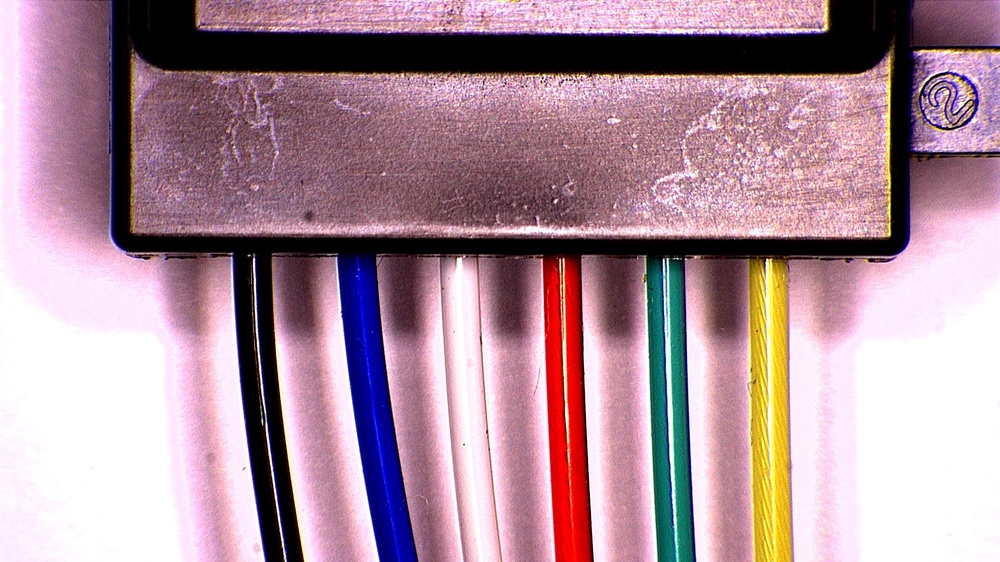
#> input picture datasets/1.jpg, 1000 x 562 px, shrunk from 1920 x 1080 before the run, given in place of the camera
$ python detect-color-01.py
#> lines starting #> are read from the running program, lines starting #| are printed output that depends on the picture; after the words box and inside, x2 and y2 are one past the last pixel; in counts of white or black regions, pixels touching at a corner belong together
import cv2 as cv
import numpy as np

area = 500
result = 'init'
result_color = (0,0,0)
x_r = 0
x_y = 0

lower_y = np.array([15,120,20])
upper_y = np.array([35,255,255])

lower_r = np.array([0,120,20])
upper_r = np.array([10,255,255])

lower_g = np.array([50,20,20])
upper_g = np.array([70,255,255])

video = cv.VideoCapture(0)

while True:
    success,img = video.read()
#> img is the input picture: shape (562, 1000, 3); mean B, G, R 155.4, 142.7, 173.8
    image = cv.cvtColor(img,cv.COLOR_BGR2HSV)
#> image: shape (562, 1000, 3); mean H, S, V 118.7, 77.9, 179.2

    mask_y = cv.inRange(image,lower_y,upper_y)
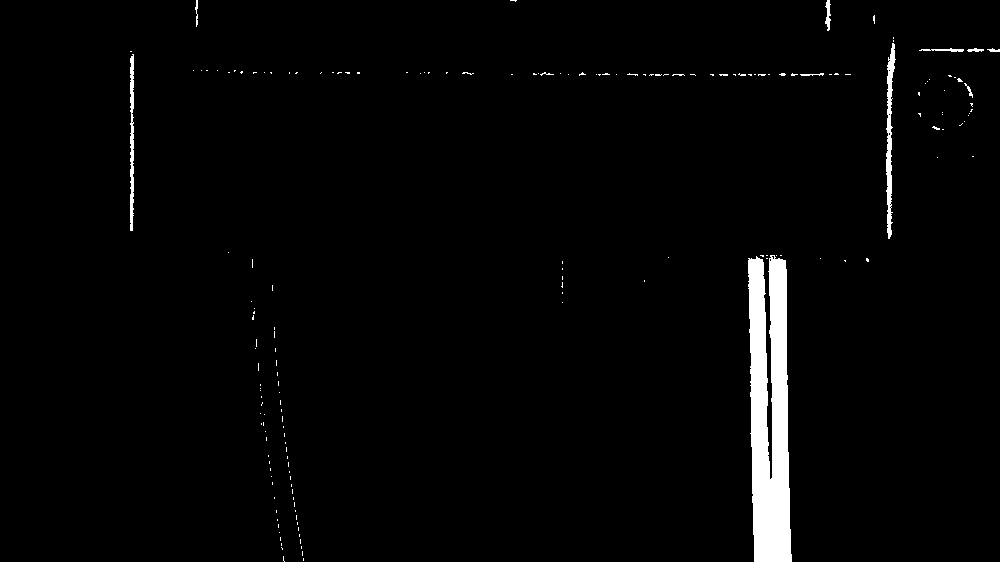
#> mask_y: shape (562, 1000); 2.3% white; 172 white regions (161 under 20 px), largest, box (x1, y1, x2, y2) and area: (748, 255, 792, 562) 10414, (886, 43, 896, 239) 903, (130, 54, 134, 231) 576
    mask_r = cv.inRange(image,lower_r,upper_r)
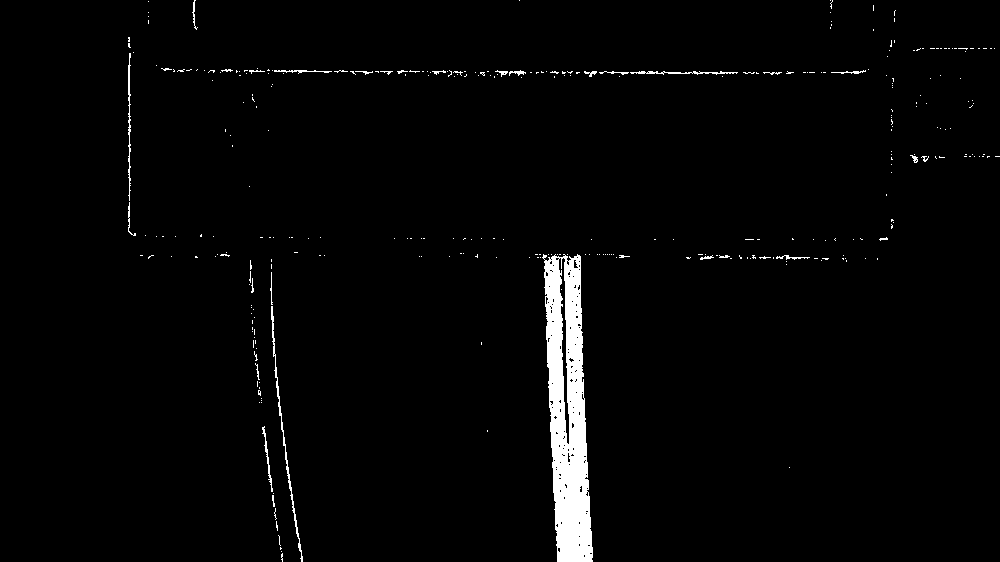
#> mask_r: shape (562, 1000); 2.3% white; 329 white regions (300 under 20 px), largest, box (x1, y1, x2, y2) and area: (542, 254, 593, 562) 9929, (271, 306, 303, 562) 492, (128, 53, 131, 201) 241
    mask_g = cv.inRange(image,lower_g,upper_g)
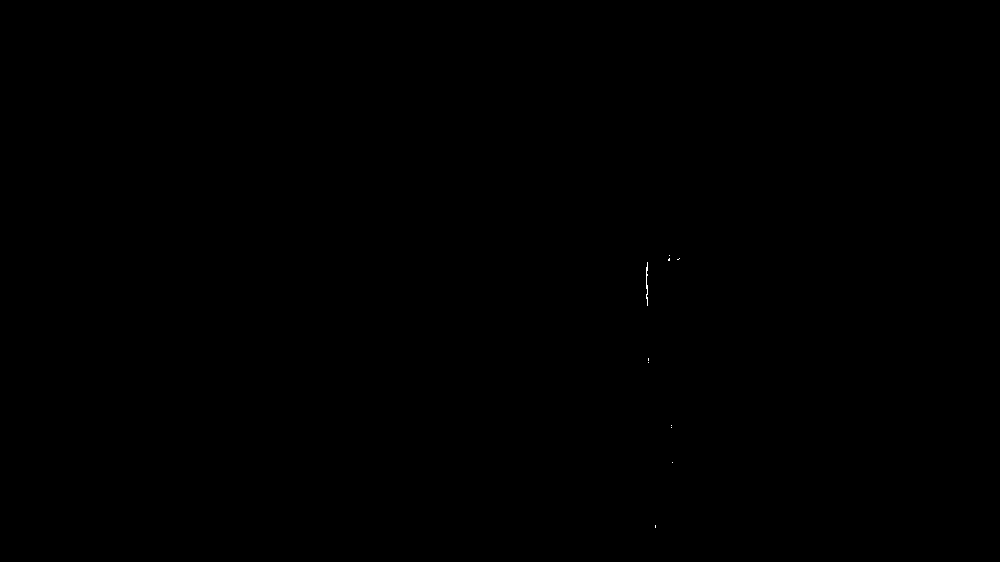
#> mask_g: shape (562, 1000); 0.01% white in thin lines or dots, all inside (x1, y1, x2, y2) = (646, 255, 680, 528)

    contours_y,_ = cv.findContours(mask_y,cv.RETR_EXTERNAL,cv.CHAIN_APPROX_SIMPLE)
#> contours_y = 172 contours, 166 with area under 20; largest, box (x1, y1, x2, y2) and area: (748, 255, 792, 562) 9859, (886, 43, 896, 239) 708, (130, 54, 134, 231) 398, (825, 0, 831, 31) 76, (919, 48, 964, 52) 52, (967, 48, 984, 52) 28
    contours_r,_ = cv.findContours(mask_r,cv.RETR_EXTERNAL,cv.CHAIN_APPROX_SIMPLE)
#> contours_r = 328 contours, 314 with area under 20; largest, box (x1, y1, x2, y2) and area: (542, 254, 593, 562) 10481, (271, 306, 303, 562) 234, (128, 53, 131, 201) 92, (630, 71, 738, 75) 90, (262, 426, 273, 492) 62
    contours_g,_ = cv.findContours(mask_g,cv.RETR_EXTERNAL,cv.CHAIN_APPROX_SIMPLE)
#> contours_g = 10 contours, all with area under 20

    if len(contours_y) != 0 :
       for contour_y in contours_y:
           if cv.contourArea(contour_y) > area:
               x_y,y_y,w_y,h_y = cv.boundingRect(contour_y)
               cv.putText(img,'Y',(x_y,x_y),cv.FONT_HERSHEY_SIMPLEX,1,(0,255,255),3)
               cv.rectangle(img,(x_y,x_y),(x_y+w_y,y_y+h_y),(0,255,255),3)
#> this loop made 172 passes
#> (x_y, y_y, w_y, h_y) on passes 80, 166: (748, 255, 44, 307), (886, 43, 10, 196)
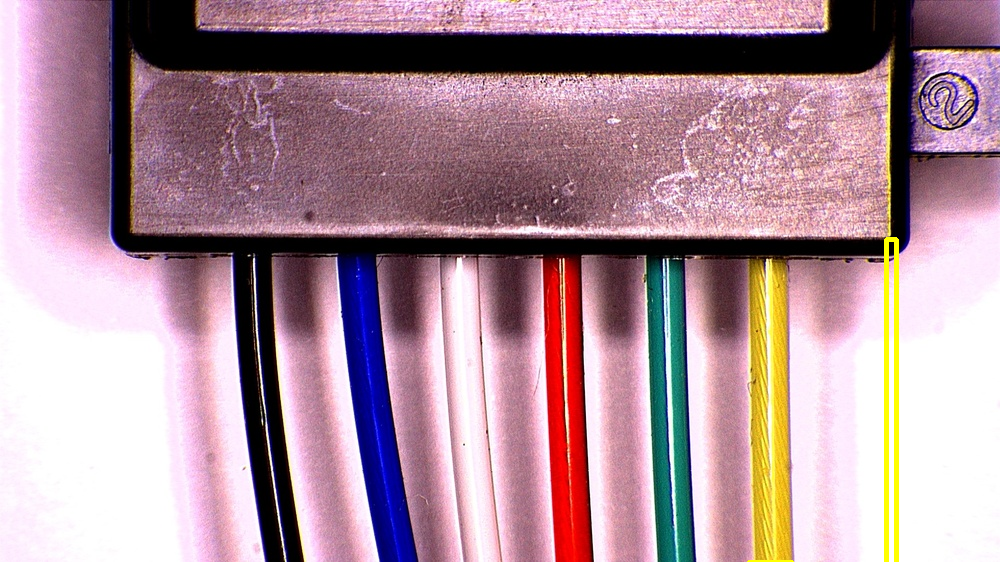
#> img: shape (562, 1000, 3); 0.6% of pixels changed, all inside (x1, y1, x2, y2) = (747, 237, 899, 562)
               #print('yellow',x_y,y_y)

    if len(contours_r) != 0 :
       for contour_r in contours_r:
           if cv.contourArea(contour_r) > area:
               x_r,y_r,w_r,h_r = cv.boundingRect(contour_r)
               cv.putText(img,'R',(x_r,y_r),cv.FONT_HERSHEY_SIMPLEX,1,(0,0,255),3)
               cv.rectangle(img,(x_r,y_r),(x_r+w_r,y_r+h_r),(0,0,255),3)
#> this loop made 328 passes
#> (x_r, y_r, w_r, h_r) on pass 100: (542, 254, 51, 308)
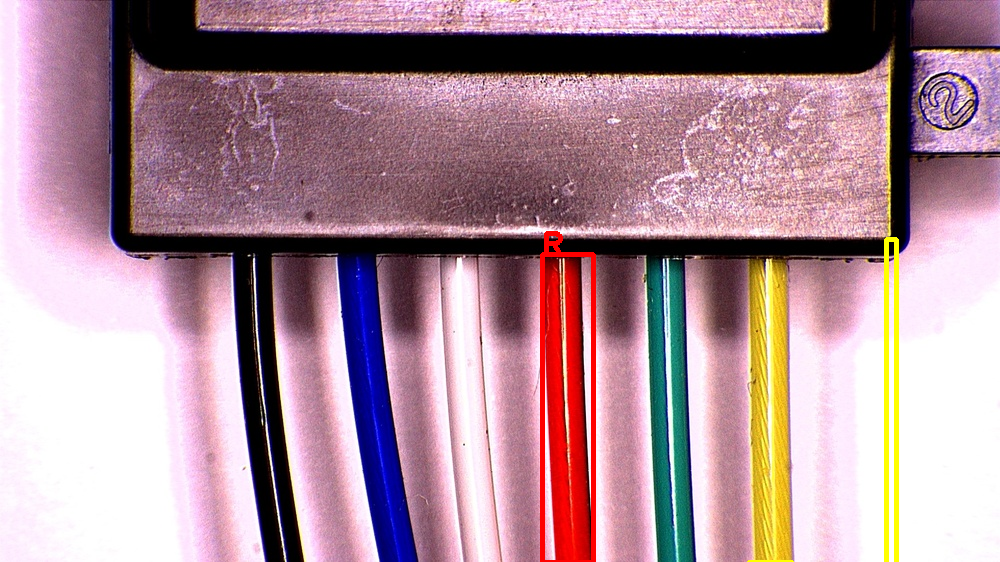
#> img: shape (562, 1000, 3); 0.66% of pixels changed, all inside (x1, y1, x2, y2) = (540, 231, 596, 562)
               #print('red',x_r,y_r)

    if len(contours_g) != 0 :
       for contour_g in contours_g:
           if cv.contourArea(contour_g) > area:
               x_g,y_g,w_g,h_g = cv.boundingRect(contour_g)
               cv.putText(img,'G',(x_g,y_g),cv.FONT_HERSHEY_SIMPLEX,1,(0,255,0),3)
               cv.rectangle(img,(x_g,y_g),(x_g+w_g,y_g+h_g),(0,255,0),3)
#> this loop made 10 passes
#> contour_g on passes 1, 2, 3, 4, 5, 6, 8, 9: [[655, 525], [655, 527]], [[672, 462]], [[671, 427]], [[671, 425]], [[648, 362]], [[648, 358], [648, 360]], [[679, 258], [678, 259], [677, 259], [678, 259]], [[669, 258], [668, 259], [668, 260], [669, 260]]

    if len(contours_r) and len(contours_y) != 0:
        if cv.contourArea(contour_r) and cv.contourArea(contour_y) > 150:
            print('r',x_r)
            print('y',x_y)
            if int(x_r) > int(x_y):
                result = 'OK'
                result_color = (0,255,0)
            else:
                result = 'NG'
                result_color = (0,0,255)

    cv.putText(img,result,(30,100),cv.FONT_HERSHEY_SIMPLEX,3,result_color,3)
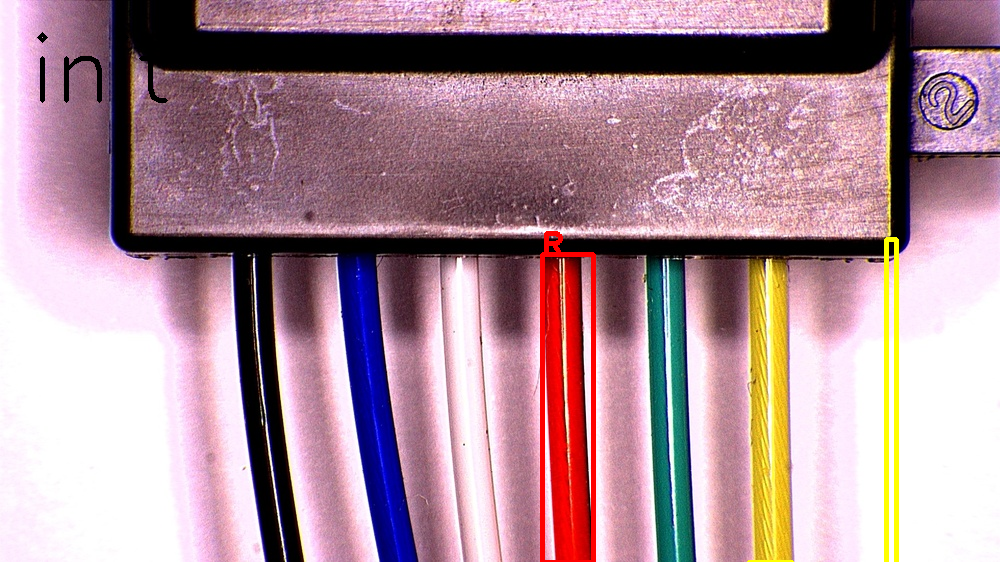
#> img: shape (562, 1000, 3); 0.25% of pixels changed, all inside (x1, y1, x2, y2) = (37, 32, 168, 103)

    cv.imshow('Mask_r',mask_r)
    cv.imshow('Mask_y',mask_y)
    cv.imshow('Mask_g',mask_g)
    cv.imshow('webcam',img)

    cv.waitKey(1)
cv.destroyAllWindows()

$ run again, on datasets/10.jpg
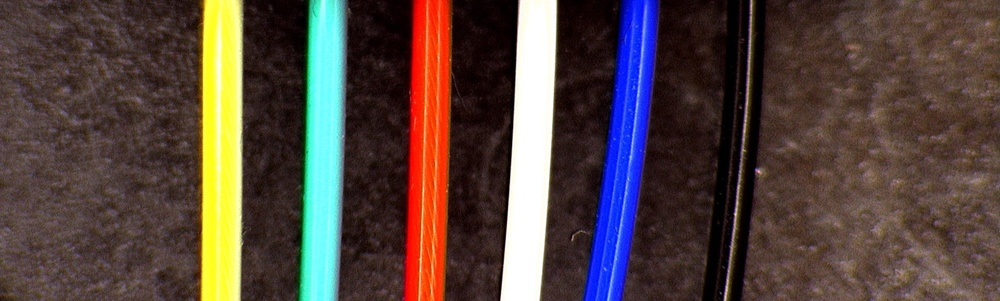
#> input picture datasets/10.jpg, 1000 x 301 px, shrunk from 1920 x 578 before the run, given in place of the camera
#> img is the input picture: shape (301, 1000, 3); mean B, G, R 63.5, 68.9, 84.7
#> image: shape (301, 1000, 3); mean H, S, V 37.8, 122.4, 98.1
#> `mask_y = cv.inRange(image,lower_y,upper_y)`:
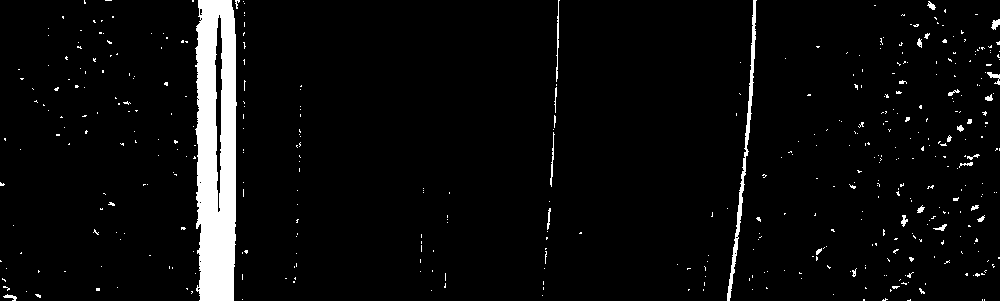
#> mask_y: shape (301, 1000); 4.7% white; 441 white regions (412 under 20 px), largest, box (x1, y1, x2, y2) and area: (195, 0, 237, 301) 10528, (727, 0, 757, 301) 1067, (556, 0, 560, 82) 124
#> mask_r: shape (301, 1000); 16.8% white; 1694 white regions (1582 under 20 px), largest, box (x1, y1, x2, y2) and area: (343, 0, 513, 301) 22422, (641, 0, 728, 243) 9522, (552, 7, 614, 187) 3868
#> mask_g: shape (301, 1000); 0.34% white; 1 white region
#> contours_y = 441 contours, 425 with area under 20; largest, box (x1, y1, x2, y2) and area: (195, 0, 237, 301) 10975, (727, 0, 757, 301) 764, (991, 19, 1000, 30) 46, (987, 72, 1000, 85) 44, (556, 0, 560, 82) 42
#> contours_r = 1668 contours, 1600 with area under 20; largest, box (x1, y1, x2, y2) and area: (343, 0, 513, 301) 23816, (641, 0, 728, 243) 10302, (552, 7, 614, 187) 4474, (764, 0, 833, 40) 1010, (244, 50, 282, 120) 536
#> contours_g = 1 contour; box (x1, y1, x2, y2) and area: (296, 0, 309, 301) 727
#> the loop `for contour_y in contours_y:` made 441 passes
#> (x_y, y_y, w_y, h_y) on passes 435, 438: (727, 0, 30, 301), (195, 0, 42, 301)
#> the loop `for contour_r in contours_r:` made 1668 passes
#> (x_r, y_r, w_r, h_r) on passes 1335, 1537, 1604, 1650, 1652, 1657: (244, 50, 38, 70), (254, 20, 42, 40), (552, 7, 62, 180), (764, 0, 69, 40), (641, 0, 87, 243), (343, 0, 170, 301)
#> the loop `for contour_g in contours_g:` made 1 pass
#> (x_g, y_g, w_g, h_g) on pass 1: (296, 0, 13, 301)
#> `cv.putText(img,result,(30,100),cv.FONT_HERSHEY_SIMPLEX,3,result_color,3)`:
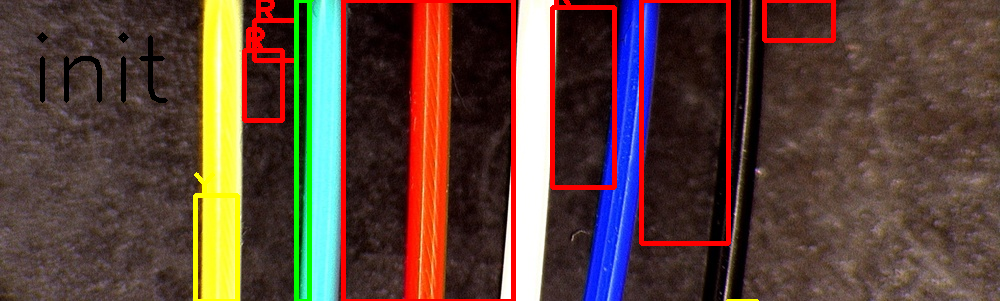
#> img: shape (301, 1000, 3); mean B, G, R 58.4, 68, 92

$ run again, on datasets/11.jpg
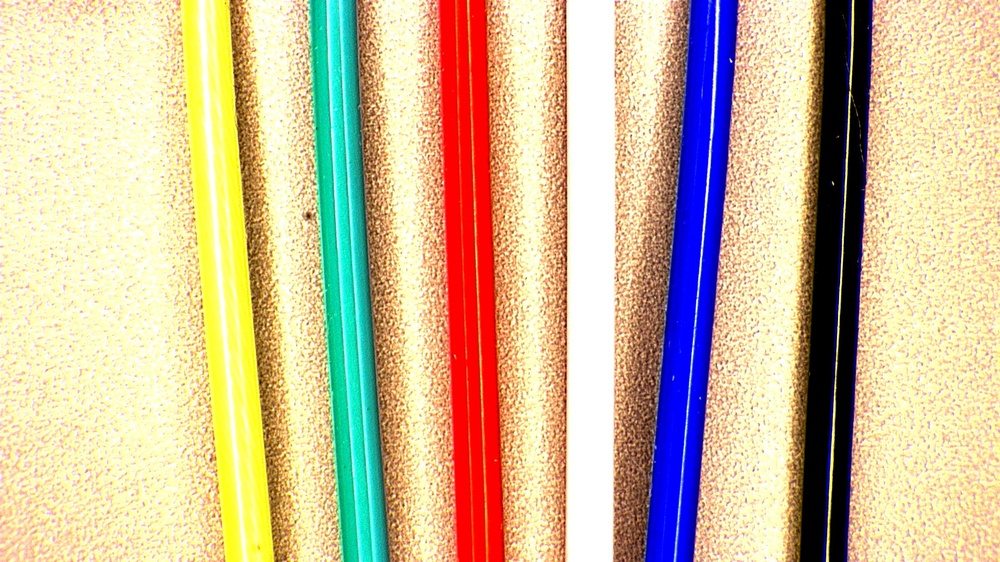
#> input picture datasets/11.jpg, 1000 x 562 px, shrunk from 1920 x 1080 before the run, given in place of the camera
#> img is the input picture: shape (562, 1000, 3); mean B, G, R 154.6, 187.9, 206.9
#> image: shape (562, 1000, 3); mean H, S, V 31.9, 106.9, 225.2
#> `mask_y = cv.inRange(image,lower_y,upper_y)`:
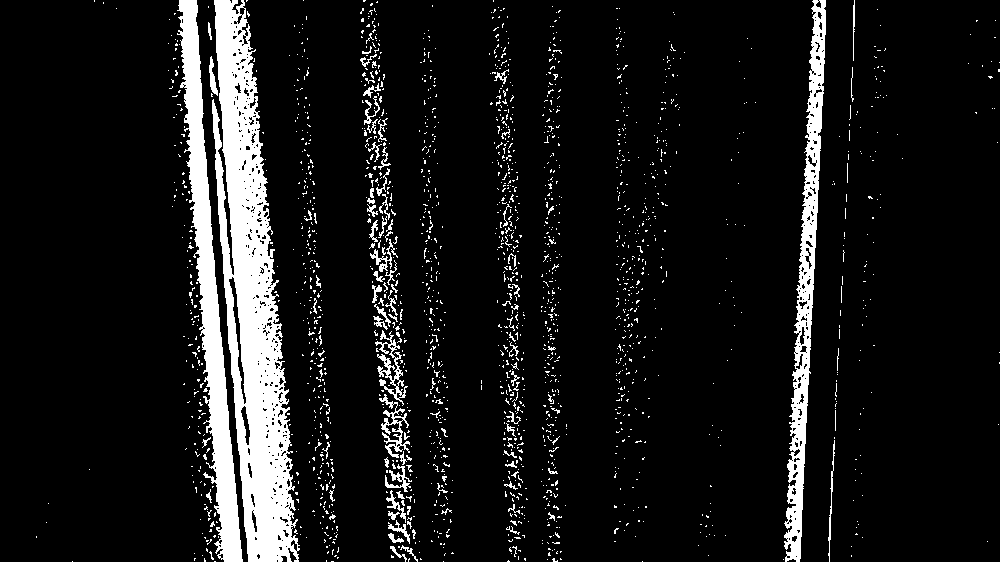
#> mask_y: shape (562, 1000); 9.6% white; 1947 white regions (1853 under 20 px), largest, box (x1, y1, x2, y2) and area: (212, 0, 300, 562) 23597, (177, 0, 243, 562) 10327, (784, 0, 826, 562) 7140
#> mask_r: shape (562, 1000); 6.8% white; 852 white regions (795 under 20 px), largest, box (x1, y1, x2, y2) and area: (428, 0, 514, 562) 30262, (614, 510, 646, 562) 646, (553, 40, 567, 197) 591
#> mask_g: shape (562, 1000); 0.16% white in thin lines or dots, all inside (x1, y1, x2, y2) = (308, 2, 389, 562)
#> contours_y = 1947 contours, 1906 with area under 20; largest, box (x1, y1, x2, y2) and area: (212, 0, 300, 562) 24544, (177, 0, 243, 562) 9646, (784, 0, 826, 562) 7384, (375, 330, 408, 406) 511, (379, 394, 410, 458) 400
#> contours_r = 852 contours, 824 with area under 20; largest, box (x1, y1, x2, y2) and area: (428, 0, 514, 562) 29768, (614, 510, 646, 562) 508, (553, 40, 567, 197) 405, (641, 332, 659, 374) 328, (638, 372, 656, 440) 314
#> contours_g = 59 contours, 55 with area under 20; largest, box (x1, y1, x2, y2) and area: (310, 66, 319, 222) 40, (322, 282, 328, 367) 30, (328, 370, 336, 466) 28, (335, 467, 341, 544) 23
#> the loop `for contour_y in contours_y:` made 1947 passes
#> (x_y, y_y, w_y, h_y) on passes 764, 1940, 1945, 1946: (375, 330, 33, 76), (784, 0, 42, 562), (212, 0, 88, 562), (177, 0, 66, 562)
#> the loop `for contour_r in contours_r:` made 852 passes
#> (x_r, y_r, w_r, h_r) on passes 68, 851: (614, 510, 32, 52), (428, 0, 86, 562)
#> the loop `for contour_g in contours_g:` made 59 passes
#> contour_g on passes 1, 2, 4, 5, 6, 7, 8, 9: [[388, 555], [388, 557]], [[388, 550], [388, 553]], [[387, 537], [387, 541]], [[386, 525], [386, 529]], [[385, 508], [385, 515]], [[384, 499], [384, 501]], [[383, 484], [383, 488]], [[382, 470], [382, 479]]
#> `cv.putText(img,result,(30,100),cv.FONT_HERSHEY_SIMPLEX,3,result_color,3)`:
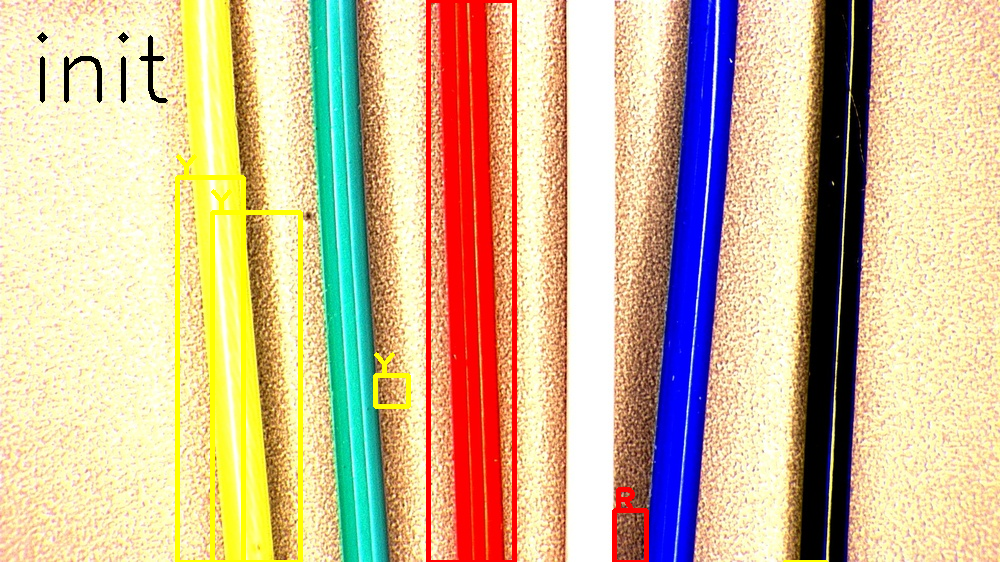
#> img: shape (562, 1000, 3); mean B, G, R 150, 185.4, 206.8
